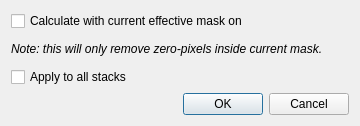
<?xml version="1.0" encoding="UTF-8"?>
<ui version="4.0">
 <class>MaskFromZeroPixelsDialog</class>
 <widget class="QDialog" name="MaskFromZeroPixelsDialog">
  <property name="geometry">
   <rect>
    <x>0</x>
    <y>0</y>
    <width>360</width>
    <height>126</height>
   </rect>
  </property>
  <property name="windowTitle">
   <string>Mask from Zero Pixels</string>
  </property>
  <layout class="QVBoxLayout" name="verticalLayout">
   <item>
    <widget class="QCheckBox" name="maskCheckBox">
     <property name="text">
      <string>Calculate with current effective mask on</string>
     </property>
    </widget>
   </item>
   <item>
    <widget class="QLabel" name="maskNoteLabel">
     <property name="font">
      <font>
       <italic>true</italic>
      </font>
     </property>
     <property name="text">
      <string>Note: this will only remove zero-pixels inside current mask.</string>
     </property>
    </widget>
   </item>
   <item>
    <widget class="QCheckBox" name="applyAllCheckBox">
     <property name="text">
      <string>Apply to all stacks</string>
     </property>
    </widget>
   </item>
   <item>
    <widget class="QDialogButtonBox" name="buttonBox">
     <property name="orientation">
      <enum>Qt::Orientation::Horizontal</enum>
     </property>
     <property name="standardButtons">
      <set>QDialogButtonBox::StandardButton::Cancel|QDialogButtonBox::StandardButton::Ok</set>
     </property>
    </widget>
   </item>
  </layout>
 </widget>
 <resources/>
 <connections>
  <connection>
   <sender>buttonBox</sender>
   <signal>accepted()</signal>
   <receiver>MaskFromZeroPixelsDialog</receiver>
   <slot>accept()</slot>
   <hints>
    <hint type="sourcelabel">
     <x>248</x>
     <y>254</y>
    </hint>
    <hint type="destinationlabel">
     <x>157</x>
     <y>274</y>
    </hint>
   </hints>
  </connection>
  <connection>
   <sender>buttonBox</sender>
   <signal>rejected()</signal>
   <receiver>MaskFromZeroPixelsDialog</receiver>
   <slot>reject()</slot>
   <hints>
    <hint type="sourcelabel">
     <x>316</x>
     <y>260</y>
    </hint>
    <hint type="destinationlabel">
     <x>286</x>
     <y>274</y>
    </hint>
   </hints>
  </connection>
 </connections>
</ui>
